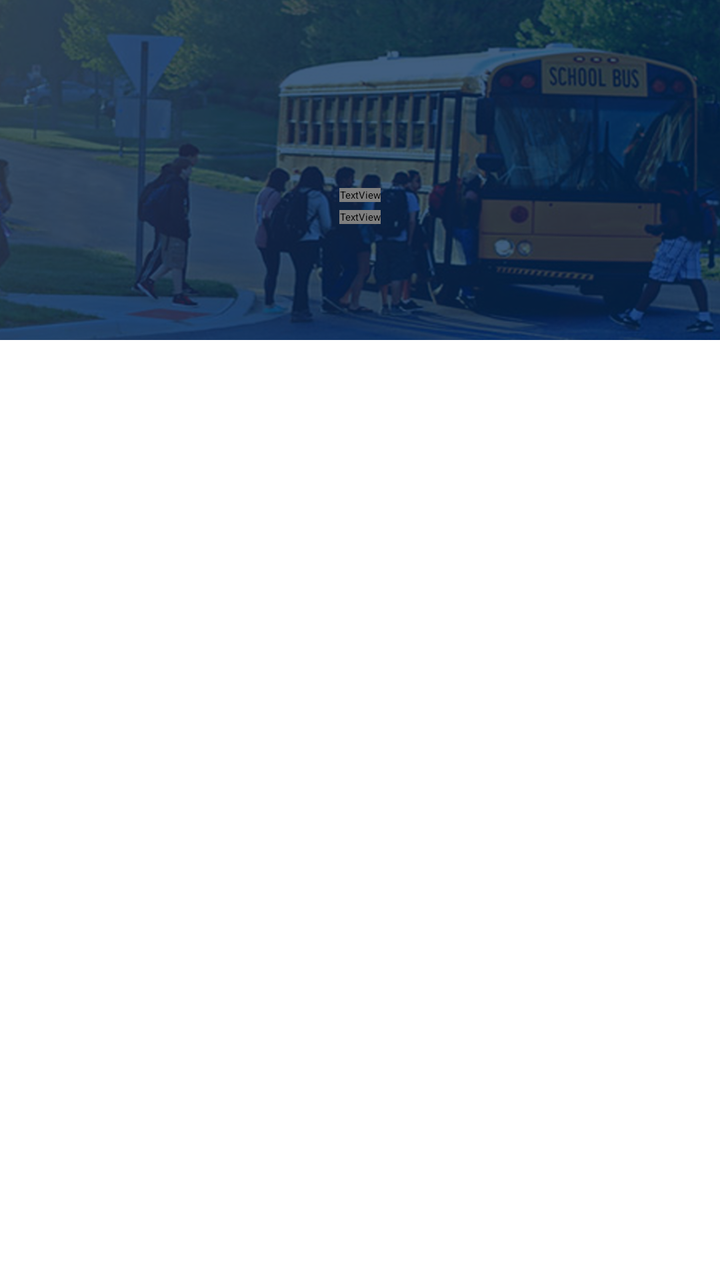
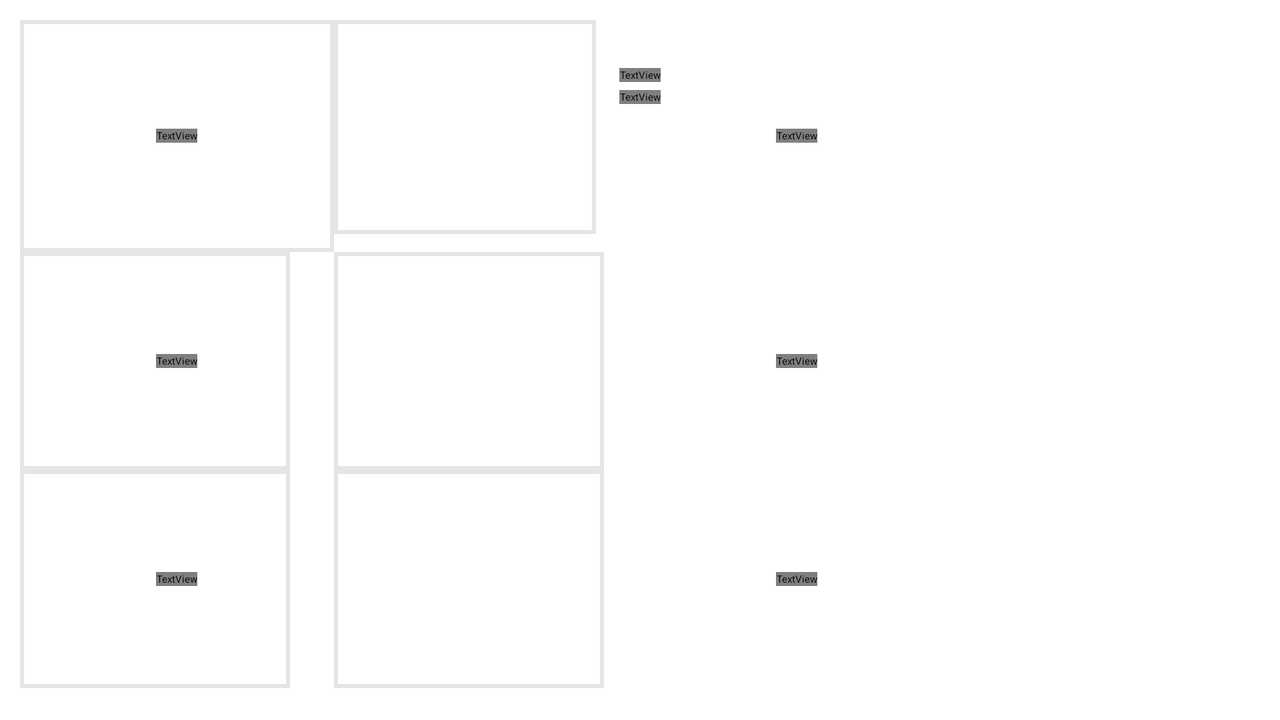

An Android layout and its configuration variant, each rendered on a device that would load it. The default file and the variant file are quoted in full after the pictures.
<!-- AndroidManifest.xml: application theme PeelaBusCustomTheme -->
<!-- res/layout/content_main.xml -->
<?xml version="1.0" encoding="utf-8"?>
<RelativeLayout xmlns:android="http://schemas.android.com/apk/res/android"
    xmlns:app="http://schemas.android.com/apk/res-auto"
    xmlns:tools="http://schemas.android.com/tools"
    android:layout_width="match_parent"
    android:layout_height="match_parent"
    app:layout_behavior="@string/appbar_scrolling_view_behavior"
    tools:context="peelabus.com.MainActivity"
    tools:showIn="@layout/app_bar_main">


    
        
        
        
        
        

    <LinearLayout
        android:layout_width="match_parent"
        android:layout_height="170dp"
        android:orientation="vertical"
        android:id="@+id/linearLayout2"
        android:weightSum="1"
        android:layout_centerHorizontal="true"
        android:background="@drawable/main_bg_header">

        <ImageView
            android:id="@+id/imageparent"
            android:layout_width="70dp"
            android:layout_height="70dp"
            android:layout_gravity="center"
            android:layout_marginTop="20dp"
            app:srcCompat="@mipmap/parentimage"
            />

        <TextView
            android:id="@+id/parentname"
            android:layout_width="wrap_content"
            android:layout_height="wrap_content"
            android:text="MARKUS schulz"
            android:layout_gravity="center"
            android:textAllCaps="true"
            android:layout_marginTop="4dp"
            style="@style/parentname"/>

        <TextView
            android:id="@+id/parentlocation"
            style="@style/parentlocation"
            android:layout_width="wrap_content"
            android:layout_height="wrap_content"
            android:drawableLeft="@drawable/location_icon"
            android:drawablePadding="5dp"
            android:maxLines="1"
            android:layout_marginTop="4dp"
            android:text="Vishakhapatnam"
            android:layout_gravity="center"
            android:textAllCaps="true" />

    </LinearLayout>


    <GridView xmlns:android="http://schemas.android.com/apk/res/android"
        android:id="@+id/gridview"
        android:layout_width="match_parent"
        android:layout_height="wrap_content"
        android:columnWidth="90dp"
        android:numColumns="2"
        android:horizontalSpacing="10dp"
        android:layout_margin="5dp"
        android:stretchMode="columnWidth"
        android:layout_below="@+id/linearLayout2"
        android:listSelector="@color/mainbutton"/>


    
        
        
        
        
        
        
        
        
        
        

        
            
            
            
            
            
            
            
            

    
        
        
        
        
        
        
        
        
        
        
        

    
        
        
        
        
        
        
        
        
        
        
        



    
        
        
        
        
        
        
        
        
        
        
         

    
        
        
        
        
        
        
        
        
        
        

    
        
        
        
        
        
        
        
        

    
        
        
        
        
        
        
        
        
        

    
        
        
        
        
        
        
        
        

    
        
        
        
        
        
        
        
        
        
        

    
        
        
        
        
        
        
        
        

    
        
        
        
        
        
        
        
        
        
        
        

    
        
        
        
        
        
        
        
        

    
        
        
        
        
        
        
        
        
        


    


</RelativeLayout>
<!-- res/layout/app_bar_main.xml (included above) -->
<?xml version="1.0" encoding="utf-8"?>
<android.support.design.widget.CoordinatorLayout xmlns:android="http://schemas.android.com/apk/res/android"
    xmlns:app="http://schemas.android.com/apk/res-auto"
    xmlns:tools="http://schemas.android.com/tools"
    android:layout_width="match_parent"
    android:layout_height="match_parent"
    tools:context="peelabus.com.MainActivity">

    <android.support.design.widget.AppBarLayout
        android:layout_width="match_parent"
        android:layout_height="wrap_content"
        android:theme="@style/AppTheme.AppBarOverlay">

        <android.support.v7.widget.Toolbar
            android:id="@+id/toolbar"
            android:layout_width="match_parent"
            android:layout_height="?attr/actionBarSize"
            android:background="?attr/colorPrimary"
            app:popupTheme="@style/AppTheme.PopupOverlay" />

    </android.support.design.widget.AppBarLayout>

    <include layout="@layout/content_main" />


</android.support.design.widget.CoordinatorLayout>
<!-- resources referenced by this layout -->
<resources>
  <color name="mainbutton">#dfe2e8</color>
  <!-- drawable location_icon: png bitmap (drawable-hdpi, 1050 bytes) -->
  <!-- drawable main_bg_header: png bitmap (drawable-xxhdpi, 474871 bytes) -->
  <!-- mipmap parentimage: png bitmap (mipmap-hdpi, 4440 bytes) -->
  <style name="AppTheme.AppBarOverlay" parent="ThemeOverlay.AppCompat.Dark.ActionBar" />
  <style name="AppTheme.PopupOverlay" parent="ThemeOverlay.AppCompat.Light" />
  <style name="parentlocation">
          <item name="android:textSize">16sp</item>
          <item name="android:fontFamily">Roboto</item>
          <item name="android:textColor">#ffffff</item>
          <item name="android:textAlignment">center</item>
      </style>
  <style name="parentname">
          <item name="android:textSize">24sp</item>
          <item name="android:fontFamily">Roboto</item>
          <item name="android:textColor">#ffffff</item>
          <item name="android:textAlignment">center</item>
      </style>
</resources>
<!-- res/layout-land/content_main.xml (the repository's variant of the layout above) -->
<!-- drawn on the phone turned sideways -->
<?xml version="1.0" encoding="utf-8"?>
<RelativeLayout xmlns:android="http://schemas.android.com/apk/res/android"
    xmlns:app="http://schemas.android.com/apk/res-auto"
    xmlns:tools="http://schemas.android.com/tools"
    android:layout_width="match_parent"
    android:layout_height="match_parent"
    app:layout_behavior="@string/appbar_scrolling_view_behavior"
    tools:context="peelabus.com.MainActivity"
    tools:showIn="@layout/app_bar_main">

    <ImageView
        android:id="@+id/imageView4"
        android:layout_width="match_parent"
        android:layout_height="wrap_content"
        app:srcCompat="@drawable/main_bg_header"
        android:scaleType="fitXY" />

    <LinearLayout
        android:layout_width="match_parent"
        android:layout_height="wrap_content"
        android:orientation="vertical"
        android:id="@+id/linearLayout2"
        android:weightSum="1"
        android:layout_marginTop="10dp"
        android:layout_centerHorizontal="true">

        <ImageView
            android:id="@+id/imageparent"
            android:layout_width="wrap_content"
            android:layout_height="wrap_content"
            android:layout_gravity="center"
            android:layout_marginTop="20dp"
            app:srcCompat="@mipmap/parentimage"
            />

        <TextView
            android:id="@+id/parentname"
            android:layout_width="wrap_content"
            android:layout_height="wrap_content"
            android:text="MARKUS schulz"
            android:layout_gravity="center"
            android:textAllCaps="true"
            android:layout_marginTop="4dp"
            style="@style/parentname"/>

        <TextView
            android:id="@+id/parentlocation"
            style="@style/parentlocation"
            android:layout_width="wrap_content"
            android:layout_height="wrap_content"
            android:drawableLeft="@drawable/location_icon"
            android:drawablePadding="5dp"
            android:maxLines="1"
            android:layout_marginTop="4dp"
            android:text="Vishakhapatnam"
            android:layout_gravity="center"
            android:textAllCaps="true" />

    </LinearLayout>



    <GridLayout
        android:layout_width="match_parent"
        android:layout_height="wrap_content"
        android:columnCount="2"
        android:rowCount="3"
        android:layout_alignParentLeft="true"
        android:layout_alignParentStart="true"
        android:padding="10dp"
        android:orientation="vertical"
        android:layout_below="@+id/imageView4">

    <ImageButton
        android:id="@+id/track1"
        android:layout_width="157dp"
        android:layout_height="116dp"
        app:srcCompat="@mipmap/menu_track_bus"
        android:layout_column="0"
        android:layout_row="0"
        android:layout_gravity="fill"
        style="@style/mainbutton"
        android:background="@drawable/mainbutton" />

    <TextView
        android:id="@+id/track"
        android:layout_width="wrap_content"
        android:layout_height="wrap_content"
        android:textAllCaps="true"
        android:layout_column="0"
        android:layout_row="0"
        style="@style/mainbuttontext"
        android:text="Track My Bus"
        android:layout_gravity="center"
        />



    <ImageButton
        android:id="@+id/alerts1"
        android:layout_width="131dp"
        android:layout_height="107dp"
        app:srcCompat="@mipmap/menu_alerts"
        style="@style/mainbutton"
        android:layout_column="1"
        android:layout_row="0"
        android:background="@drawable/mainbutton"
         />

    <TextView
        android:id="@+id/alerts"
        android:layout_width="wrap_content"
        android:layout_height="wrap_content"
        android:textAlignment="center"
        android:textAllCaps="true"
        style="@style/mainbuttontext"
        android:text="Alerts"
        android:layout_column="1"
        android:layout_row="0"
        android:layout_gravity="center"/>

    <ImageButton
        android:id="@+id/profile1"
        android:layout_width="135dp"
        android:layout_height="109dp"
        android:layout_column="0"
        android:layout_row="1"
        app:srcCompat="@mipmap/menu_profiles"
        style="@style/mainbutton"
        android:background="@drawable/mainbutton"/>

    <TextView
        android:id="@+id/profile"
        android:layout_width="wrap_content"
        android:layout_height="wrap_content"
        android:textAllCaps="true"
        style="@style/mainbuttontext"
        android:text="Profiles"
        android:layout_column="0"
        android:layout_row="1"
        android:layout_gravity="center"/>

    <ImageButton
        android:id="@+id/share1"
        android:layout_width="135dp"
        android:layout_height="109dp"
        app:srcCompat="@mipmap/menu_shareit"
        style="@style/mainbutton"
        android:background="@drawable/mainbutton"
        android:layout_column="1"
        android:layout_row="1" />

    <TextView
        android:id="@+id/share"
        android:layout_width="wrap_content"
        android:layout_height="wrap_content"
        android:textAlignment="center"
        android:textAllCaps="true"
        style="@style/mainbuttontext"
        android:text="Shareit"
        android:layout_column="1"
        android:layout_row="1"
        android:layout_gravity="center"/>

    <ImageButton
        android:id="@+id/help1"
        android:layout_width="135dp"
        android:layout_height="109dp"
        app:srcCompat="@mipmap/menu_help_feedback"
        style="@style/mainbutton"
        android:background="@drawable/mainbutton"
        android:layout_column="0"
        android:layout_row="2"/>

    <TextView
        android:id="@+id/help"
        android:layout_width="wrap_content"
        android:layout_height="wrap_content"
        android:textAlignment="center"
        android:textAllCaps="true"
        style="@style/mainbuttontext"
        android:text="help &amp; Feedback"
        android:layout_column="0"
        android:layout_row="2"
        android:layout_gravity="center"
        />

    <ImageButton
        android:id="@+id/logout1"
        android:layout_width="135dp"
        android:layout_height="109dp"
        android:layout_column="1"
        android:layout_row="2"
        app:srcCompat="@mipmap/menu_logout"
        style="@style/mainbutton"
        android:background="@drawable/mainbutton"/>

    <TextView
        android:id="@+id/logout"
        android:layout_width="wrap_content"
        android:layout_height="wrap_content"
        android:textAllCaps="true"
        style="@style/mainbuttontext"
        android:layout_column="1"
        android:layout_row="2"
        android:text="Logout"
        android:layout_gravity="center"/>

    </GridLayout>

</RelativeLayout>
<!-- res/layout/content_main.xml (included above) -->
<?xml version="1.0" encoding="utf-8"?>
<RelativeLayout xmlns:android="http://schemas.android.com/apk/res/android"
    xmlns:app="http://schemas.android.com/apk/res-auto"
    xmlns:tools="http://schemas.android.com/tools"
    android:layout_width="match_parent"
    android:layout_height="match_parent"
    app:layout_behavior="@string/appbar_scrolling_view_behavior"
    tools:context="peelabus.com.MainActivity"
    tools:showIn="@layout/app_bar_main">


    
        
        
        
        
        

    <LinearLayout
        android:layout_width="match_parent"
        android:layout_height="170dp"
        android:orientation="vertical"
        android:id="@+id/linearLayout2"
        android:weightSum="1"
        android:layout_centerHorizontal="true"
        android:background="@drawable/main_bg_header">

        <ImageView
            android:id="@+id/imageparent"
            android:layout_width="70dp"
            android:layout_height="70dp"
            android:layout_gravity="center"
            android:layout_marginTop="20dp"
            app:srcCompat="@mipmap/parentimage"
            />

        <TextView
            android:id="@+id/parentname"
            android:layout_width="wrap_content"
            android:layout_height="wrap_content"
            android:text="MARKUS schulz"
            android:layout_gravity="center"
            android:textAllCaps="true"
            android:layout_marginTop="4dp"
            style="@style/parentname"/>

        <TextView
            android:id="@+id/parentlocation"
            style="@style/parentlocation"
            android:layout_width="wrap_content"
            android:layout_height="wrap_content"
            android:drawableLeft="@drawable/location_icon"
            android:drawablePadding="5dp"
            android:maxLines="1"
            android:layout_marginTop="4dp"
            android:text="Vishakhapatnam"
            android:layout_gravity="center"
            android:textAllCaps="true" />

    </LinearLayout>


    <GridView xmlns:android="http://schemas.android.com/apk/res/android"
        android:id="@+id/gridview"
        android:layout_width="match_parent"
        android:layout_height="wrap_content"
        android:columnWidth="90dp"
        android:numColumns="2"
        android:horizontalSpacing="10dp"
        android:layout_margin="5dp"
        android:stretchMode="columnWidth"
        android:layout_below="@+id/linearLayout2"
        android:listSelector="@color/mainbutton"/>


    
        
        
        
        
        
        
        
        
        
        

        
            
            
            
            
            
            
            
            

    
        
        
        
        
        
        
        
        
        
        
        

    
        
        
        
        
        
        
        
        
        
        
        



    
        
        
        
        
        
        
        
        
        
        
         

    
        
        
        
        
        
        
        
        
        
        

    
        
        
        
        
        
        
        
        

    
        
        
        
        
        
        
        
        
        

    
        
        
        
        
        
        
        
        

    
        
        
        
        
        
        
        
        
        
        

    
        
        
        
        
        
        
        
        

    
        
        
        
        
        
        
        
        
        
        
        

    
        
        
        
        
        
        
        
        

    
        
        
        
        
        
        
        
        
        


    


</RelativeLayout>
<!-- resources referenced by the variant -->
<!-- as the phone turned sideways resolves them -->
<resources>
  <color name="mainbutton">#dfe2e8</color>
  <!-- drawable location_icon: png bitmap (drawable-hdpi, 1050 bytes) -->
  <!-- drawable main_bg_header: png bitmap (drawable-xxhdpi, 474871 bytes) -->
  <!-- drawable mainbutton (drawable) -->
  <?xml version="1.0" encoding="utf-8"?>
  <shape xmlns:android="http://schemas.android.com/apk/res/android">
      <corners
          android:radius="0dp" />
      <stroke
          android:width="2dp"
          android:color="#e5e5e5" />
  
      <solid android:color="#ffffff" />
  </shape>
  <!-- mipmap menu_alerts: png bitmap (mipmap-hdpi, 1470 bytes) -->
  <!-- mipmap menu_help_feedback: png bitmap (mipmap-hdpi, 1667 bytes) -->
  <!-- mipmap menu_logout: png bitmap (mipmap-hdpi, 784 bytes) -->
  <!-- mipmap menu_profiles: png bitmap (mipmap-hdpi, 1742 bytes) -->
  <!-- mipmap menu_shareit: png bitmap (mipmap-hdpi, 3631 bytes) -->
  <!-- mipmap menu_track_bus: png bitmap (mipmap-hdpi, 2868 bytes) -->
  <!-- mipmap parentimage: png bitmap (mipmap-hdpi, 4440 bytes) -->
  <style name="AppTheme.AppBarOverlay" parent="ThemeOverlay.AppCompat.Dark.ActionBar" />
  <style name="AppTheme.PopupOverlay" parent="ThemeOverlay.AppCompat.Light" />
  <style name="mainbutton">
          <item name="android:background">#ffffff</item>
          <item name="android:left">2427px</item>
          <item name="android:top">655px</item>
          <item name="android:width">400px</item>
          <item name="android:height">338px</item>
      </style>
  <style name="mainbuttontext">
          <item name="android:textSize">20sp</item>
          <item name="android:fontFamily">Roboto</item>
          <item name="android:textColor">#021429</item>
          <item name="android:textAlignment">center</item>
          <item name="android:left">2553.563px</item>
          <item name="android:top">865px</item>
      </style>
  <style name="parentlocation">
          <item name="android:textSize">16sp</item>
          <item name="android:fontFamily">Roboto</item>
          <item name="android:textColor">#ffffff</item>
          <item name="android:textAlignment">center</item>
      </style>
  <style name="parentname">
          <item name="android:textSize">24sp</item>
          <item name="android:fontFamily">Roboto</item>
          <item name="android:textColor">#ffffff</item>
          <item name="android:textAlignment">center</item>
      </style>
</resources>
